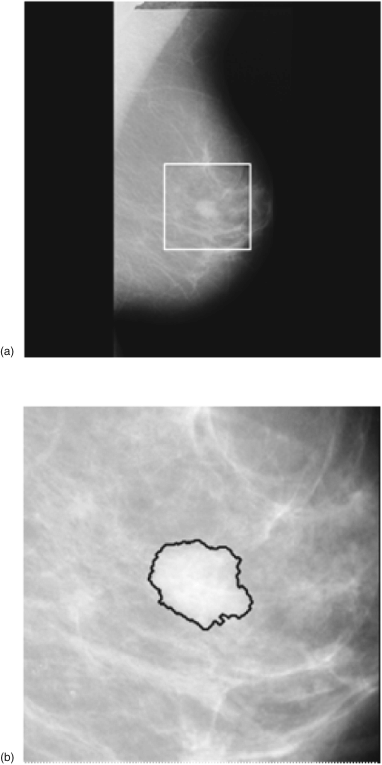
#> input picture pics/breast tissue.pgm, 382 x 765 px; its folder holds only this picture in this run
$ jupyter execute --allow-errors filters.ipynb
#> lines starting #> are read from the running program, lines starting #| are printed output that depends on the picture
[cell 1]
from PIL import Image
import numpy as np
import os
import matplotlib.pyplot as plt
import cv2

# AVERAGING PIXELS (BLURRING IMAGE)

[cell 2]
def filters(image_name,save=True,blur=False,darken=False,ligthen=False,negative=False,general_log_transform=False,inverse_log_transform=False):


#> called with image_name = 'pics/breast tissue.pgm', save = False, blur = False, darken = True, ligthen = True, negative = True, general_log_transform = True, inverse_log_transform = True
    image=Image.open(image_name)
#> image is the input picture: PIL image 382x765 L; min 20, max 255, mean 137.2
    filtered_imgs=[image]
    print("Original Image")
    data=np.array(image)

    if blur:
      temp=np.zeros((data.shape[0],data.shape[1]))
      i=0
      flag=0
      while  not flag:
         for j in range(data.shape[1]-3):

             arr=np.array([
             [data[i,j],data[i,j+1],data[i,j+2]],
             [data[i+1,j],data[i+1,j+1],data[i+1,j+2]],
             [data[i+2,j],data[i+2,j+1],data[i+2,j+2]]
             ])

             temp[i+1,j+1]=arr.mean()

         if i==data.shape[0]-4:
             flag=1
         i=i+1
      blurred = Image.fromarray(temp).convert("L")     #convert to grayscale
      filtered_imgs.append(blurred)
      print("Blurred Image")

    if darken:
        dark = Image.fromarray(data-10).convert("L")
        filtered_imgs.append(dark)
        print("Darken Image")

    if ligthen:
        light = Image.fromarray(data+10).convert("L")
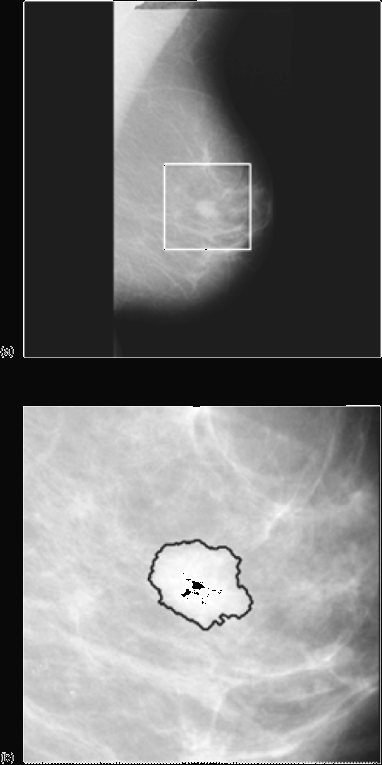
#> light: PIL image 382x765 L; min 1, max 255, mean 115.9
        filtered_imgs.append(light)
        print("Lighten Image")

    if negative:
        neg= Image.fromarray(255-data).convert("L")
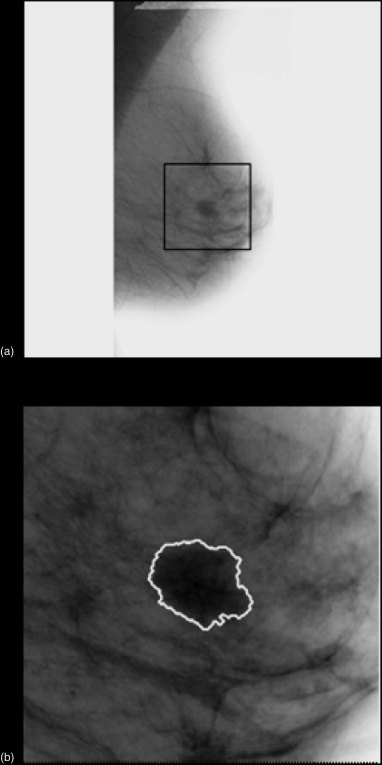
#> neg: PIL image 382x765 L; min 0, max 235, mean 117.8
        filtered_imgs.append(neg)
        print("Negative Image")

    if general_log_transform:
        normalized_data=(255/np.log10(256)) * np.log10(1+data3).astype(np.uint8)
        gen = Image.fromarray(  normalized_data     ).convert("L")
        filtered_imgs.append(gen)
        print("Log Image")

    if inverse_log_transform:
        normalized_data=(255/np.log10(256)) * np.log10(1+data3).astype(np.uint8)
        inv = Image.fromarray(np.power(10,normalized_data*(np.log10(256)/255))-1).convert("L")
        filtered_imgs.append(inv)
        print("Inv Log Image")

    dst = Image.new('L', (image.width *len(filtered_imgs), image.height))

    for i in range(len(filtered_imgs)):
        dst.paste(filtered_imgs[i], (i*image.width, 0))

    if save:
        dst.save("filtered pics/filtered_"+image_name.split("\\")[1])

    display(dst)
